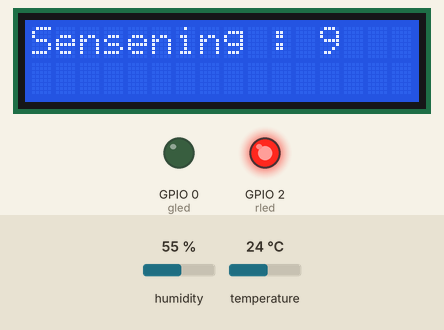
The program below on a simulated ESP8266 board running MicroPython. On the bench: 16×2 character LCD, output pins drawn as LEDs (lit = HIGH, except the on-board LED, lit = LOW). The test bench sets the inputs (shaded band); at power-on: humidity 55 %, temperature 24 °C. Library files of the repository ran but are not shown: esp8266_i2c_lcd.py; what the program prints to the serial console is not drawn.

Above: at 0.1 s.
At 5.3 s:
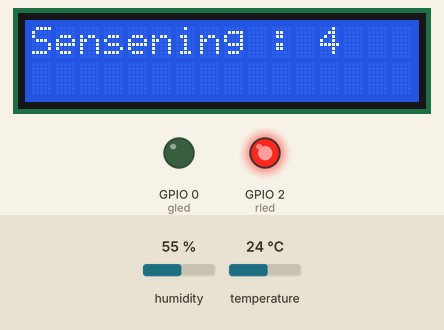
At 10.4 s:
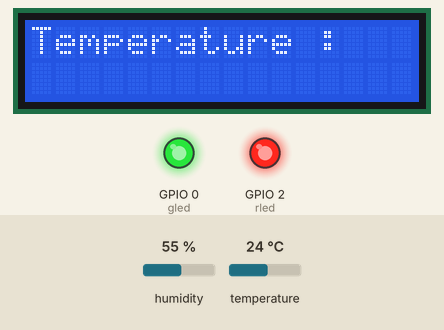
At 11.5 s:
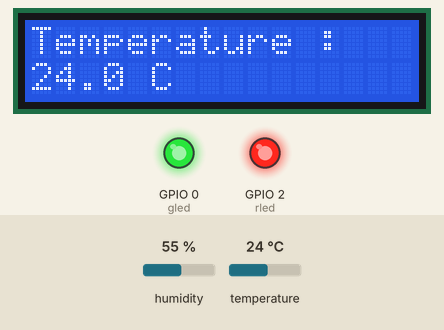
Timing chart, 0 to 13.0 s (numbered marks = the images above):
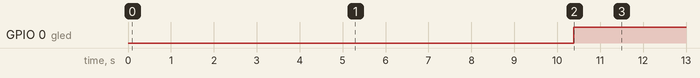

Measured:
- by itself, GPIO 0 (gled): LOW → HIGH at 10.4 s
- what the display in image 1 shows lasts 1.1 s, from 5.2 s to 6.3 s

The program:

dht11.py
```python
import machine
import time
import dht
from time import sleep_ms, ticks_ms
from machine import I2C, Pin
from esp8266_i2c_lcd import I2cLcd


## LCD PARAMETERS

# The PCF8574 has a jumper selectable address: 0x20 - 0x27
DEFAULT_I2C_ADDR = 0x27

# Defines shifts or masks for the various LCD line attached to the PCF8574

# MASK_RS = 0x01
# MASK_RW = 0x02
# MASK_E = 0x04
# SHIFT_BACKLIGHT = 3
# SHIFT_DATA = 4

i2c = I2C(scl=Pin(5), sda=Pin(4), freq=400000)
lcd = I2cLcd(i2c, DEFAULT_I2C_ADDR, 2, 16)


#Connect data pin on GPIO 4
d = dht.DHT11(machine.Pin(14))
rled = machine.Pin(2, machine.Pin.OUT)
gled = machine.Pin(0, machine.Pin.OUT)

temp_list = []

first_time_display = True

while True:
    d.measure()
    temp = d.temperature()
    hum = d.humidity()
    #print("Current Humidity {}%".format(hum))
    #print("Current Temperature {}{}C".format(temp, '\u00b0'))
    temp_list.insert(0,temp)
    if(len(temp_list) > 10):
        print(str(temp_list))
        temp_list.pop()
        #print("pop " + str(temp_list.pop()))
        avg_temp = sum(temp_list)/len(temp_list)
        print("current temperature : {}{}C".format(avg_temp,'\u00b0'))

        print("Running i2c interact with lcd")
        if(first_time_display):
            first_time_display = False
            lcd.move_to(0,0)
            lcd.putstr("Temperature :")
        else:
            lcd.move_to(0,1)
            lcd.putstr("          ")
            lcd.move_to(0,1)
            lcd.putstr(str(avg_temp) + " C")
            print("lcd.cursor_x" + str(lcd.cursor_x))
            print("lcd.cursor_y" + str(lcd.cursor_y))

        if(avg_temp >= 35):
            rled.on()
            gled.off()
        else:
            rled.off()
            gled.on()
    else:
        print("Collecting Sensor Data ...")
        lcd.putstr("Sensening : {}".format(10-len(temp_list)))
        lcd.move_to(0,0)
    time.sleep(1)
```
